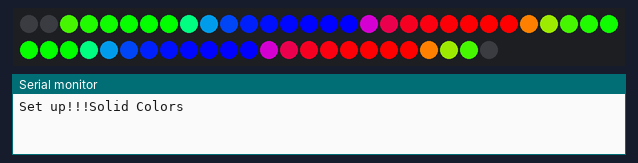
This sketch was run on a simulated Arduino Uno, built with avr-gcc and run on an emulated ATmega328P. On the bench: 54 RGB LEDs in strip order, left to right, continuing on the next row, the last lines printed to the serial monitor. Wiring (inferred from the names in the program): WS2801 LEDs: data pin 11; clock pin 13. Dim RGB values are drawn brighter than linear; random numbers use the default seed unless the sketch sets one.

Above: at 0.1 s.
At 3.1 s:
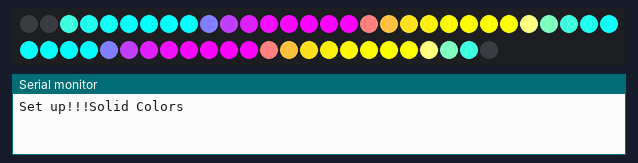
At 5.1 s:
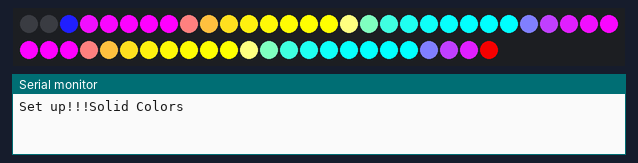
At 7.2 s:
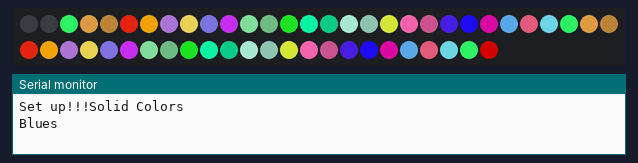
At 13.3 s:
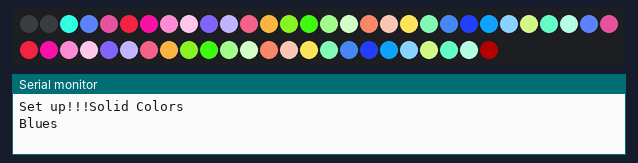
At 36.44 s:
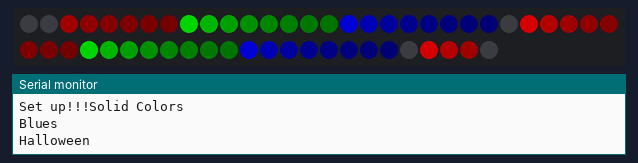

Measured:
- what the display in image 0 shows lasts 1.0 s, from 0.0 s to 1.0 s
- what the display in image 3 shows lasts 2.1 s, from 7.1 s to 9.2 s

The sketch:

sketch_apr23b.ino
```cpp
// (licence header left out)
#define DATA_PIN (11)
#define CLOCK_PIN (13)

#define LIGHT_COUNT (49)

uint32_t pixels[LIGHT_COUNT];

#define pinModeFast(x, y) pinMode(x, y)
#define digitalWriteFast(x, y) digitalWrite(x, y)

void setup() {
  Serial.begin(9600);
  Serial.write("Set up!!!");
  pinModeFast(DATA_PIN, OUTPUT);
  pinModeFast(CLOCK_PIN, OUTPUT);
  digitalWriteFast(DATA_PIN, LOW);
  digitalWriteFast(CLOCK_PIN, LOW);
}

static void set_pixel(uint8_t index, uint32_t color) {
  pixels[index] = color & 0x00FFFFFF;
}

static void set_pixel_rgb(uint8_t index, uint32_t r, uint32_t g, uint32_t b) {
  set_pixel(index, r | (g << 8) | (b << 16));
}

static void toggle_clock() {
  digitalWriteFast(CLOCK_PIN, HIGH);
  digitalWriteFast(CLOCK_PIN, LOW);
}

static void write_pixel(uint8_t i) {
  const uint32_t MASK = ((uint32_t)(1) << 24);
  uint32_t p = pixels[i] | MASK;
  int j = 25;
  while (j--) {
    digitalWriteFast(DATA_PIN, (p & MASK) ? HIGH : LOW);
    toggle_clock();
    p <<= 1;
  }
}

static void write_blank_pixel() {
  int j = 25;
  while (j--) {
    digitalWriteFast(DATA_PIN, 0);
    toggle_clock();
  }
}

static void show() {
  digitalWriteFast(DATA_PIN, LOW);
  for (int i = 0; i < 50; i++) {
    toggle_clock();
  }
  for (int i = 0; i < LIGHT_COUNT; ++i) {
    write_pixel(i);
  }
  write_blank_pixel();
  delay(1);
}

static void solid_color(uint32_t color) {
  for (int i = 0; i < LIGHT_COUNT; ++i) {
    set_pixel(i, color);
  }
}

static uint32_t simple_color(uint8_t color) {
  switch (color) {
  case 0:
    return 0x00ff0000;
  case 1:
    return 0x0000ff00;
  case 2:
    return 0x000000ff;
  case 3:
    return 0x00ffff00;
  case 4:
    return 0x00ff00ff;
  case 5:
    return 0x0000ffff;
  case 6:
    return 0x00ffffff;
  default:
    return 0x00330000;
  }
}

static uint32_t blue_color(uint8_t color) {
  switch (color) {
  case 0:
    return 0x004682B4;
  case 1:
    return 0x004682B4;
  case 2:
    return 0x00B0C4DE;
  case 3:
    return 0x00B0E0E6;
  case 4:
    return 0x00ff00ff;
  case 5:
    return 0x0087CEEB;
  case 6:
    return 0x0087CEFA;
  default:
    return 0x0000BFFF;
  }
}

static uint32_t rand_color() {
  return simple_color(rand() % 7);
}

static uint32_t rand_color_except(uint32_t color) {
  uint32_t result_color;
  do {
    result_color = simple_color(rand() % 7);
  } while (result_color == color);
  return result_color;
}

static uint32_t get_dimmer_mask(uint32_t value) {
  return value | (value << 8) | (value << 16);
}

static void scroll(int8_t delta) {
  size_t bytes_to_move = (LIGHT_COUNT - delta) * sizeof(uint32_t);
  if (delta > 0) {
    memmove(&pixels[delta], &pixels[0], bytes_to_move);
  } else {
    memmove(&pixels[0], &pixels[-delta], bytes_to_move);
  }
}

static void wipe(uint8_t delay_msec) {
  for (int i = 0; i < LIGHT_COUNT; ++i) {
    scroll(1);
    set_pixel(0, 0);
    show();
    delay(delay_msec);
  }
}

String getHex(int num) {
      char tmp[16];
      char format[128];

//      sprintf(format, "0x%%.%dX", precision);
      sprintf(format, "%%.%dX", 2);

      sprintf(tmp, format, num);
      Serial.println(tmp);
      return String(tmp);
}

void loop() {
  uint32_t color = 0;
  Serial.println("Solid Colors");
  for (int i = 0; i < 7; ++i) {
    solid_color(simple_color(i));
    show();
    delay(1000);
  }

  Serial.println("Blues");
  for (int i = 0; i < 7; ++i) {
    solid_color(blue_color(i));
    show();
    delay(1000);
  }


  // Halloween
  Serial.println("Halloween");
  for (int i = 0; i < LIGHT_COUNT * 4; ++i) {
    uint8_t r = rand() % 10;
    color = 0;
    if (r < 7) {
    } else if (r < 8) {
      color = 0x00ff1f00;  // orange
    } else {
      color = 0x0000ff00;  // green
    }
    scroll(1);
    set_pixel(0, color);
    show();
    delay(75);
  }
  wipe(75);


//
  // pattern 1
  Serial.println("P1");

  for (int i = 0; i < LIGHT_COUNT * 10; ++i) {
    set_pixel(rand() % LIGHT_COUNT, rand_color());
    show();
    delay(50);
  }
  Serial.println("P2");
  delay(3000);
  for (int i = 0; i < LIGHT_COUNT * 10; ++i) {
    scroll(1);
    set_pixel(0, rand_color());
    show();
    delay(100);
  }
  wipe(25);
  Serial.println("P3");
  //rgb chaser
  delay(3000);
  for (int i = 0; i < LIGHT_COUNT * 4; ++i) {
    color = rand_color_except(color);
    for (int j = 0; j < 5; ++j) {
      scroll(1);
      set_pixel(0, color);
      show();
      delay(25);
    }
  }
  Serial.println("P4");
  delay(3000);
  for (int i = 0; i < LIGHT_COUNT * 4; ++i) {
    color = rand_color_except(color);
    for (int j = 0; j < 8; ++j) {
      scroll(-1);
      set_pixel(LIGHT_COUNT - 1, color);
      show();
      delay(5);
    }
  }
  Serial.println("P5");
  delay(3000);
  for (int j = 0; j < 16; ++j) {
    color = rand_color_except(color);

    for (int i = 0; i < LIGHT_COUNT; ++i) {
      set_pixel(i, color);
      show();
      delay(5);
    }
  }
//  Serial.println("P6");
//  delay(3000);
//    int val1 = analogRead(2) / 4;
//    String sval1 = String(val1, HEX);
//    int val2 = 255;
//    String sval2 = String(val2, HEX);
//    int val3 = 200;
//    String sval3 = String(val3, HEX);
//    String hexValue = sval1 + sval2 + sval3;
//    Serial.println(hexValue);
//    String String4 = getHex(val1);
//    Serial.println(String4);
//
//
//    delay(2000);
//
//    solid_color(val2);
//    Serial.println(val);
//    show();
//    delay(50);
  for (uint8_t k = 0; k < 7; ++k) {
//    Serial.println("K:" + k);
    uint32_t color = simple_color(k);
    for (uint32_t j = 0; j < 255; ++j) {
    Serial.println(j);
      solid_color(j);
//      solid_color(color & get_dimmer_mask(j));
      show();

    }
    delay(500);
    for (uint32_t j = 255; j != 0; --j) {
      Serial.println(j);
      solid_color(j);
//      solid_color(color & get_dimmer_mask(j));
      show();

    }

  }
}
```
